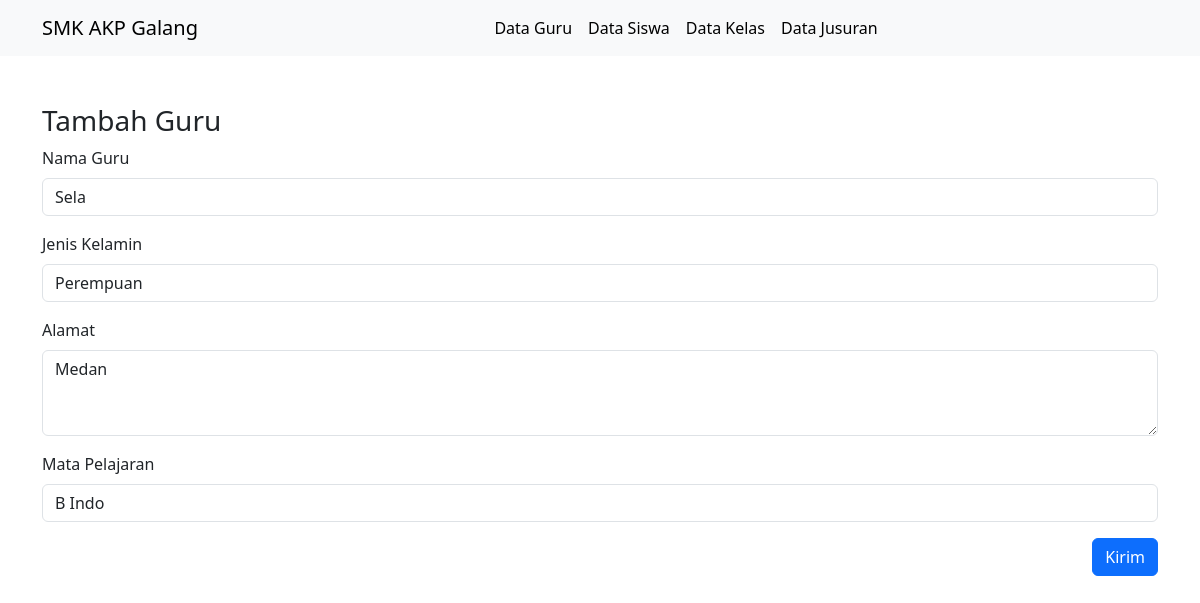
The app's page /editguru.php?id_guru=4 with its own data.
### tables this page shows
CREATE TABLE `tb_guru` (
  `id_guru` int(11) NOT NULL,
  `nama_guru` varchar(100) NOT NULL,
  `jenis_kelamin` enum('Laki-laki','Perempuan') NOT NULL,
  `alamat` text NOT NULL,
  `mapel` varchar(50) NOT NULL
);

### editguru.php (the view, shortened to what this page needs)
<?php
include 'config/koneksi.php';
include 'templates/header.php';
include 'templates/navbar.php';
$id_guru = $_GET['id_guru'];
$result = mysqli_query($koneksi, "SELECT * FROM tb_guru WHERE id_guru = '$id_guru'");
$guru = mysqli_fetch_assoc($result);
?>
<div class="container mt-5">
    <h3>Tambah Guru</h3>
    <form action="" method="post">
        <div class="mb-3">
            <label for="exampleFormControlInput1" class="form-label">Nama Guru</label>
            <input required type="text" value="<?= $guru['nama_guru'] ?>" name="nama_guru" class="form-control" id="exampleFormControlInput1">
        </div>
        <div class="mb-3">
            <label for="exampleFormControlInput1" class="form-label">Jenis Kelamin</label>
            <select required name="jenis_kelamin" class="form-control" id="">
                <option value="Perempuan" <?= $guru['jenis_kelamin'] == 'Perempuan' ? 'selected' : '' ?>>Perempuan</option>
            </select>
        </div>
        <div class="mb-3">
            <label for="exampleFormControlTextarea1" class="form-label">Alamat</label>
            <textarea required name="alamat" class="form-control" id="exampleFormControlTextarea1" rows="3"><?= $guru['alamat'] ?></textarea>
        </div>
        <div class="mb-3">
            <label for="exampleFormControlInput1" class="form-label">Mata Pelajaran</label>
            <input value="<?= $guru['mapel'] ?>" required type="text" name="mapel" class="form-control" id="exampleFormControlInput1">
        </div>
        <button type="submit" class="btn btn-primary float-end" name="kirim">Kirim</button>
    </form>
</div>
<?php
include 'templates/footer.php';
?>

### records on screen
tb_guru: nama_guru "Sela", jenis_kelamin "Perempuan", alamat "Medan", mapel "B Indo"
